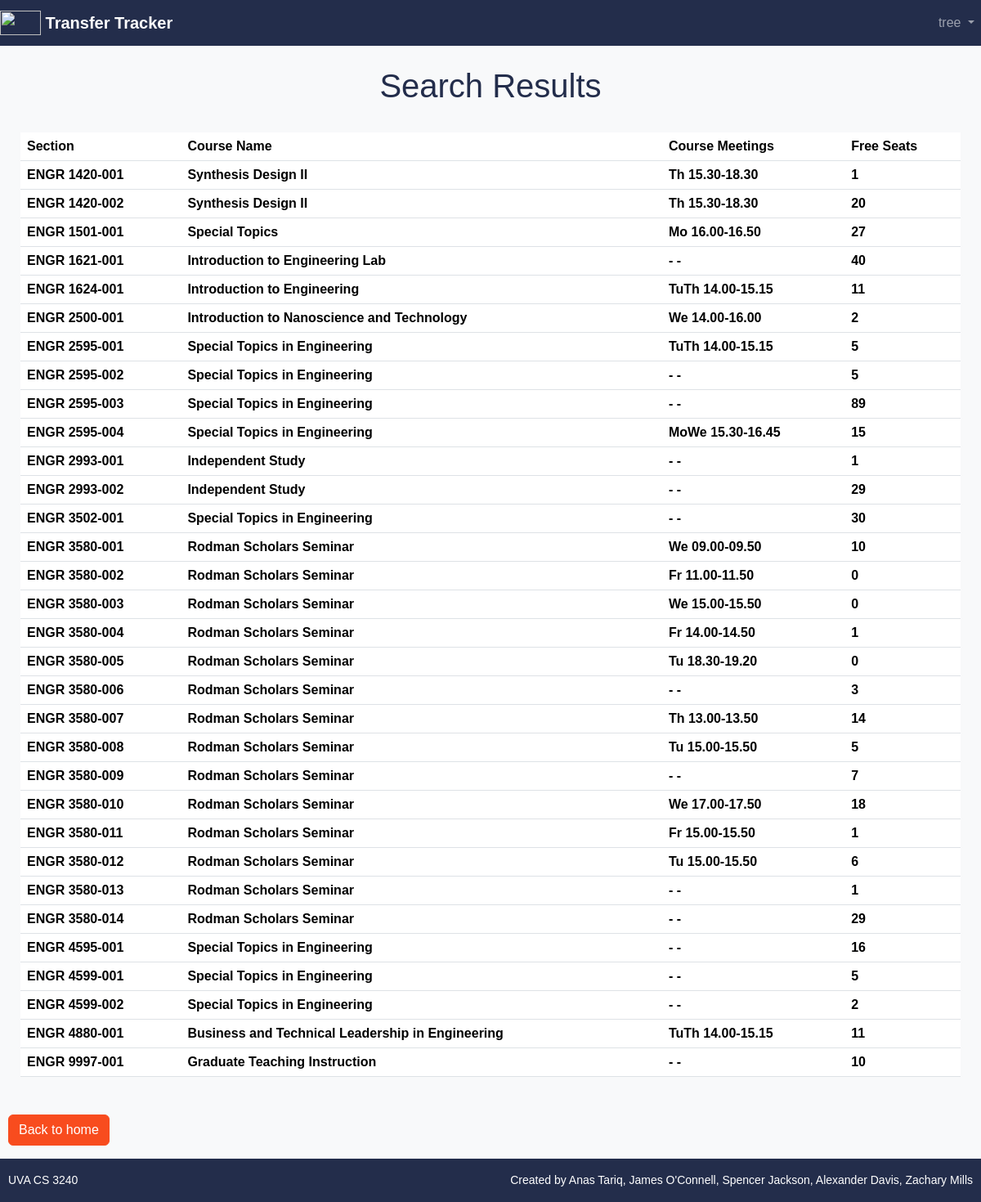
Page /home/seas/results (signed in) on the committed database.
### login/models.py (models this page shows, shortened)
class Offering(models.Model):
    section = models.CharField(max_length=200)
    name = models.CharField(max_length=200)
    day = models.CharField(max_length=200)
    enrollment = models.CharField(max_length=200)
    if_full = models.BooleanField(default=False)

### login/views.py (the view)
# urls.py: path('home/seas/results', views.SeasSearchView.as_view()),
class SeasSearchView(generic.ListView):
    model = Offering
    template_name = 'results.html'
    fields = ['section', 'name', 'day', 'enrollment', 'if_full']
    def get_queryset(self):
        return Offering.objects.all()

### templates/results.html (shortened to what this page needs)
{% load socialaccount %}
{% load bootstrap5 %}
{% bootstrap_css %}
<html>
<body>
<div class="d-flex flex-column mx-auto">
    <div class="d-flex flex-column mx-auto" style="width:100%">
        {% if user.is_authenticated %}
        <div class="d-xxl-flex">
            <nav class="navbar navbar-expand navbar-dark" style="background-color: #232D4B">
                <a class="navbar-brand" href="/home/">
                    <img src="https://dynaimage.cdn.cnn.com/cnn/c_fill,g_auto,w_1200,h_675,ar_16:9/https%3A%2F%2Fcdn.cnn.com%2Fcnnnext%2Fdam%2Fassets%2F200617130257-01-uva-reworked-logo-0616.jpg" width="50" height="30" class="d-inline-block align-top" alt="">
                    Transfer Tracker
                </a>
                <div class="collapse navbar-collapse" id="navbarNavDropdown">
                    <ul class="navbar-nav ms-auto">
                        <li class="nav-item dropdown">
                            <a class="nav-link dropdown-toggle" href="#" id="navbarDropdownMenuLink" role="button" data-bs-toggle="dropdown" aria-expanded="false">
                                {{ user.username }}
                            </a>
                        </li>
                    </ul>
                </div>
            </nav>
        </div>
        <div class="d-flex justify-content-center" style="padding-top:25px;padding-bottom:25px">
            <h1>Search Results</h1>
        </div>
        <div class="d-flex" style="padding-bottom:20px;padding-left:25px;padding-right:25px">
            <table class="table table-hover">
                <tr>
                    <th>Section</th>
                    <th>Course Name</th>
                    <th>Course Meetings</th>
                    <th>Free Seats</th>
                </tr>
                {% for offering in object_list %}
                <tr>
                    <th>{{ offering.section }}</th>
                    <th>{{ offering.name }}</th>
                    <th>{{ offering.day }}</th>
                    <th>{{ offering.enrollment }}</th>
                </tr>
                {% endfor %}
            </table>
        </div>
        {% else %}
        <a href="{% provider_login_url 'google' %}">Login With Google</a>
        {% endif %}
    </div>
    <div class="d-flex" style="padding-left:10px;padding-top:10px">
    <p><a class="btn btn-ora" href="/home" role="button" style="width:100%">
        Back to home
    </a></p>
    </div>
    <div class="d-xxl-flex">
        <nav class="navbar" style="background-color: #232D4B">
            <span class="navbar-text" style="padding-left:10px">UVA CS 3240</span>
            <span class="navbar-text ml-auto" style="padding-right:10px">Created by Anas Tariq, James O'Connell, Spencer Jackson, Alexander Davis, Zachary Mills </span>
        </nav>
    </div>
</div>

### templates/results.html (style rules this page uses)
body { background-color: #F8F9FA; font-family: 'Montserrat', sans-serif; }
.navbar { background-color: #232D4B; border-radius: 0px; width:100%; }
.navbar-brand { color: white; font-weight: bold; }
.navbar-text { color: white; font-size: 14px; }
.btn-ora { background-color: #F84C1E; border-color: #F84C1E; color: white; }
h1 { color: #232D4B; }
.navbar-text { color: white; }
body { background-image: url('https://img.freepik.com/free-photo/white-simple-textured-design-background_53876-102423.jpg'); background-repeat: no-repeat; background-size: cover; }

### rows in the picture
Offering: section "ENGR 1420-001", name "Synthesis Design II", day "Th 15.30-18.30", enrollment "1"
Offering: section "ENGR 1420-002", name "Synthesis Design II", day "Th 15.30-18.30", enrollment "20"
Offering: section "ENGR 1501-001", name "Special Topics", day "Mo 16.00-16.50", enrollment "27"
Offering: section "ENGR 1621-001", name "Introduction to Engineering Lab", day "- -", enrollment "40"
Offering: section "ENGR 1624-001", name "Introduction to Engineering", day "TuTh 14.00-15.15", enrollment "11"
Offering: section "ENGR 2500-001", name "Introduction to Nanoscience and Technology", day "We 14.00-16.00", enrollment "2"
Offering: section "ENGR 2595-001", name "Special Topics in Engineering", day "TuTh 14.00-15.15", enrollment "5"
Offering: section "ENGR 2595-002", name "Special Topics in Engineering", day "- -", enrollment "5"
Offering: section "ENGR 2595-003", name "Special Topics in Engineering", day "- -", enrollment "89"
Offering: section "ENGR 2595-004", name "Special Topics in Engineering", day "MoWe 15.30-16.45", enrollment "15"
Offering: section "ENGR 2993-001", name "Independent Study", day "- -", enrollment "1"
Offering: section "ENGR 2993-002", name "Independent Study", day "- -", enrollment "29"
Offering: section "ENGR 3502-001", name "Special Topics in Engineering", day "- -", enrollment "30"
Offering: section "ENGR 3580-001", name "Rodman Scholars Seminar", day "We 09.00-09.50", enrollment "10"
Offering: section "ENGR 3580-002", name "Rodman Scholars Seminar", day "Fr 11.00-11.50", enrollment "0"
Offering: section "ENGR 3580-003", name "Rodman Scholars Seminar", day "We 15.00-15.50", enrollment "0"
Offering: section "ENGR 3580-004", name "Rodman Scholars Seminar", day "Fr 14.00-14.50", enrollment "1"
Offering: section "ENGR 3580-005", name "Rodman Scholars Seminar", day "Tu 18.30-19.20", enrollment "0"
Offering: section "ENGR 3580-006", name "Rodman Scholars Seminar", day "- -", enrollment "3"
Offering: section "ENGR 3580-007", name "Rodman Scholars Seminar", day "Th 13.00-13.50", enrollment "14"
Offering: section "ENGR 3580-008", name "Rodman Scholars Seminar", day "Tu 15.00-15.50", enrollment "5"
Offering: section "ENGR 3580-009", name "Rodman Scholars Seminar", day "- -", enrollment "7"
Offering: section "ENGR 3580-010", name "Rodman Scholars Seminar", day "We 17.00-17.50", enrollment "18"
Offering: section "ENGR 3580-011", name "Rodman Scholars Seminar", day "Fr 15.00-15.50", enrollment "1"
Offering: section "ENGR 3580-012", name "Rodman Scholars Seminar", day "Tu 15.00-15.50", enrollment "6"
Offering: section "ENGR 3580-013", name "Rodman Scholars Seminar", day "- -", enrollment "1"
Offering: section "ENGR 3580-014", name "Rodman Scholars Seminar", day "- -", enrollment "29"
Offering: section "ENGR 4595-001", name "Special Topics in Engineering", day "- -", enrollment "16"
Offering: section "ENGR 4599-001", name "Special Topics in Engineering", day "- -", enrollment "5"
Offering: section "ENGR 4599-002", name "Special Topics in Engineering", day "- -", enrollment "2"
Offering: section "ENGR 4880-001", name "Business and Technical Leadership in Engineering", day "TuTh 14.00-15.15", enrollment "11"
Offering: section "ENGR 9997-001", name "Graduate Teaching Instruction", day "- -", enrollment "10"

### other values in the picture
{{ user.username }} "tree"
